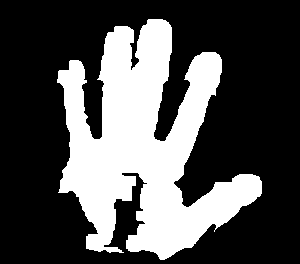
#> input picture templates/5.png, 300 x 264 px
$ python templateMatching.py
#> lines starting #> are read from the running program, lines starting #| are printed output that depends on the picture; after the words box and inside, x2 and y2 are one past the last pixel; in counts of white or black regions, pixels touching at a corner belong together
#!/usr/bin/env python3
# -*- coding: utf-8 -*-
"""
Created on Sat Feb 13 23:16:00 2021

@author: even
"""
import cv2
import numpy as np
import sys, os
import glob
import imutils


#Skin Detection using HSV color space
# Returns the detected skin frame
def skinDetectionHSV(img):
    image = np.array(img)
    lower_min_HSV = np.array([0, 48, 80], dtype = "uint8")
    lower_max_HSV = np.array([50, 255, 255], dtype = "uint8")
    upper_min_HSV = np.array([150, 48, 80], dtype = "uint8")
    upper_max_HSV = np.array([255, 255, 255], dtype = "uint8")
    imageHSV = cv2.cvtColor(image, cv2.COLOR_BGR2HSV)
    skinMaskHSV = cv2.bitwise_or((cv2.inRange(imageHSV, lower_min_HSV, lower_max_HSV)),(cv2.inRange(imageHSV, upper_min_HSV, upper_max_HSV)))
    skinHSV = cv2.bitwise_and(image, image, mask = skinMaskHSV)
    return skinHSV

def mathcingTemplate(img, template, method=cv2.TM_CCOEFF):
    '''
    Parameters
    ----------
    img : grayscale image
    template : grayscale image
    method: matching method, an integer,
            'cv2.TM_CCOEFF', 'cv2.TM_CCOEFF_NORMED', 'cv2.TM_CCORR',
            'cv2.TM_CCORR_NORMED', 'cv2.TM_SQDIFF', 'cv2.TM_SQDIFF_NORMED'

    Returns
    -------
    bounding box.

    '''
    img2 = img.copy()
    template = cv2.Canny(template, 50, 200)
    tH, tW = template.shape[:2]
    cv2.imshow("Template", template)
    found = None

    # loop over the scales of the image
    for scale in np.linspace(0.2, 1.0, 20)[::-1]:
        resized = imutils.resize(img, width = int(img.shape[1] * scale))
        r = img.shape[1] / float(resized.shape[1])
        if resized.shape[0] < tH or resized.shape[1] < tW:
            break

        edged = cv2.Canny(resized, 50, 200)
        cv2.imshow('frame', edged)
        result = cv2.matchTemplate(edged, template, method)
        (_, maxVal, _, maxLoc) = cv2.minMaxLoc(result)

		# if we have found a new maximum correlation value, then update
		# the bookkeeping variable
        if found is None or maxVal > found[0]:
            found = (maxVal, maxLoc, r)

 	# unpack the bookkeeping variable and compute the (x, y) coordinates
 	# of the bounding box based on the resized ratio
    (_, maxLoc, r) = found
    (startX, startY) = (int(maxLoc[0] * r), int(maxLoc[1] * r))
    (endX, endY) = (int((maxLoc[0] + tW) * r), int((maxLoc[1] + tH) * r))

    return startX, startY, endX, endY


def my_skin_detect(src):
    dst = np.zeros(np.shape(src)[:-1], dtype=np.uint8)

    '''mask = np.logical_and.reduce((src[:,:,0] > 20, src[:,:,1] > 40, src[:,:,2] > 95,
                                    src.max(axis=-1) - src.min(axis=-1) > 15,
                                    abs(src[:,:,2] - src[:,:,1]) > 15,
                                    src[:,:,2] > src[:,:,1], src[:,:,2] > src[:,:,0]))'''

    mask = np.logical_and.reduce((src[:,:,2] > 95,src[:,:,1] > 40,src[:,:,0] > 20))
    dst[mask] = 255

    return dst


if __name__ == "__main__":

    # read templates from folder
    templates = glob.glob("templates/*.png")

    templates_gray = [ cv2.cvtColor(cv2.imread(template), cv2.COLOR_BGR2GRAY) for template in templates ]
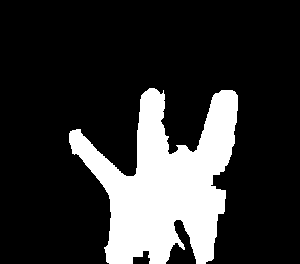
#> input picture templates/8.png, 300 x 264 px
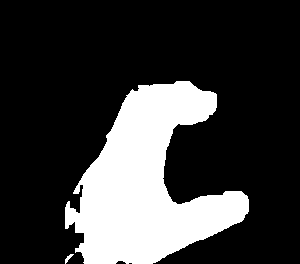
#> input picture templates/C.png, 300 x 264 px
#> templates_gray = 3 items


    cap = cv2.VideoCapture(0)

    # if not successful, exit program
    if not cap.isOpened():
        print("Cannot open the video cam")
        sys.exit()

    # create a window called "MyVideo0"
    cv2.namedWindow("MyVideo", cv2.WINDOW_AUTOSIZE)
    cv2.namedWindow("MatchingFound", cv2.WINDOW_AUTOSIZE)

    while(True):
        # Capture frame-by-frame
        ret, frame = cap.read()
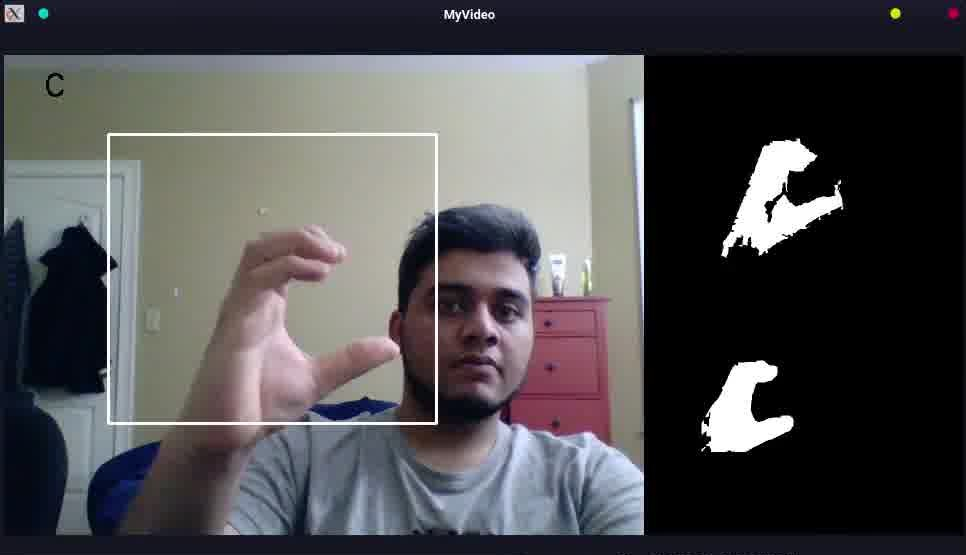
#> input picture images/C.jpg, 966 x 555 px, given in place of the camera
#> frame is the input picture: shape (555, 966, 3); mean B, G, R 80.3, 77.9, 79
        if not ret:
            print("Cannot read a frame from video stream")
            break

        cv2.imshow("MyVideo", frame)

        # TODO:
            # detect the hand,
            # using skin detection or minus background
        # hand_box = skin_detect(frame)

        gray = cv2.cvtColor(frame, cv2.COLOR_BGR2GRAY)
        # mathcingTemplate(gray, templates_gray[0])
        startX, startY, endX, endY = mathcingTemplate(gray, templates_gray[0])
#> in mathcingTemplate, `template = cv2.Canny(template, 50, 200)`:
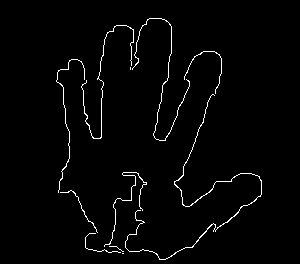
#> template: shape (264, 300); 2% white in thin lines or dots, all inside (x1, y1, x2, y2) = (56, 18, 262, 260)
#> the loop in mathcingTemplate, `for scale in np.linspace(0.2, 1.0, 20)[::-1]:` made 14 passes
#> (maxVal, found) on passes 1, 3, 6: (7808870, (7808870, (19, 188), 1)), (8091468, (8091468, (299, 234), 1.09)), (8569709, (8569709, (244, 165), 1.27))
#> (maxVal, maxLoc) on passes 2, 4, 5, 7, 8, 9: (6754387.5, (15, 159)), (7941586, (281, 210)), (7285335, (274, 197)), (8060141.5, (223, 140)), (7987358, (205, 95)), (7967742.5, (206, 102))
#> pass 1, in mathcingTemplate, `result = cv2.matchTemplate(edged, template, method)`:
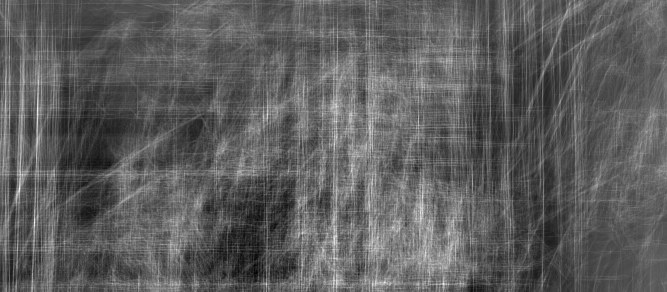
#> result: shape (292, 667) float32; min -4273124, max 7808870, mean 180057.7; drawn with min black and max white
#> after the loop in mathcingTemplate, `for scale in np.linspace(0.2, 1.0, 20)[::-1]:`:
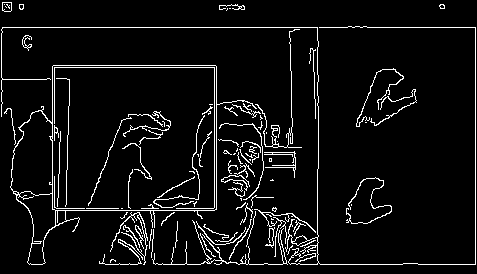
#> edged: shape (274, 477); 6.2% white in thin lines or dots
#> in mathcingTemplate, `(_, maxLoc, r) = found`: maxLoc = (244, 165); r = 1.27
#> in mathcingTemplate, `(startX, startY) = (int(maxLoc[0] * r), int(maxLoc[1] * r))`: startX = 309; startY = 209
#> in mathcingTemplate, `(endX, endY) = (int((maxLoc[0] + tW) * r), int((maxLoc[1] + tH) * r))`: endX = 689; endY = 543
#> startX = 309; startY = 209; endX = 689; endY = 543
        print(startX, startY, endX, endY)
#| 309 209 689 543
        # draw a bounding box around the detected result and display the image
        cv2.rectangle(frame, (startX, startY), (endX, endY), (0, 0, 255), 2)
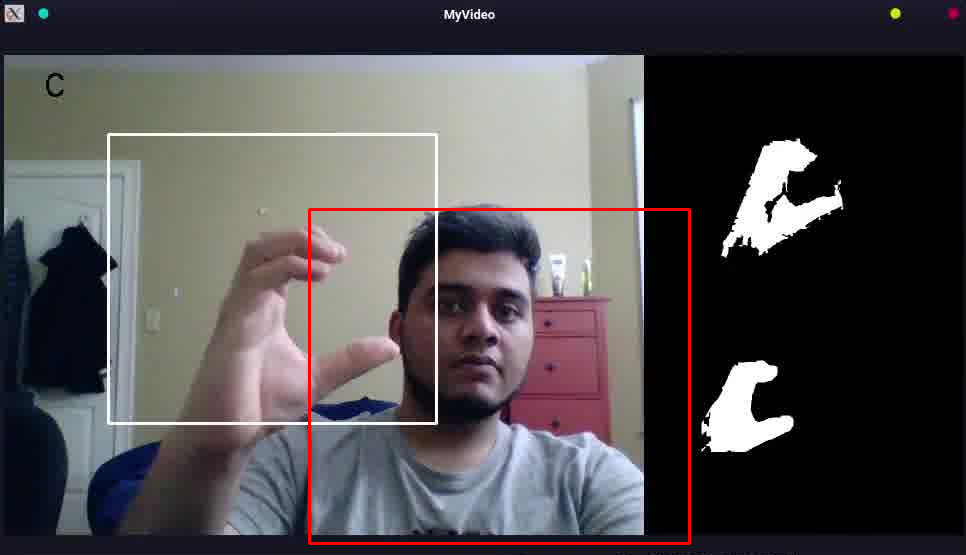
#> frame: shape (555, 966, 3); 0.8% of pixels changed, all inside (x1, y1, x2, y2) = (308, 208, 691, 545)
        cv2.imshow("MatchingFound", frame)


        if cv2.waitKey(1) & 0xFF == ord('q'):
#> (key q is pressed here)
            break


    # When everything done, release the capture
    cap.release()
    cv2.destroyAllWindows()
